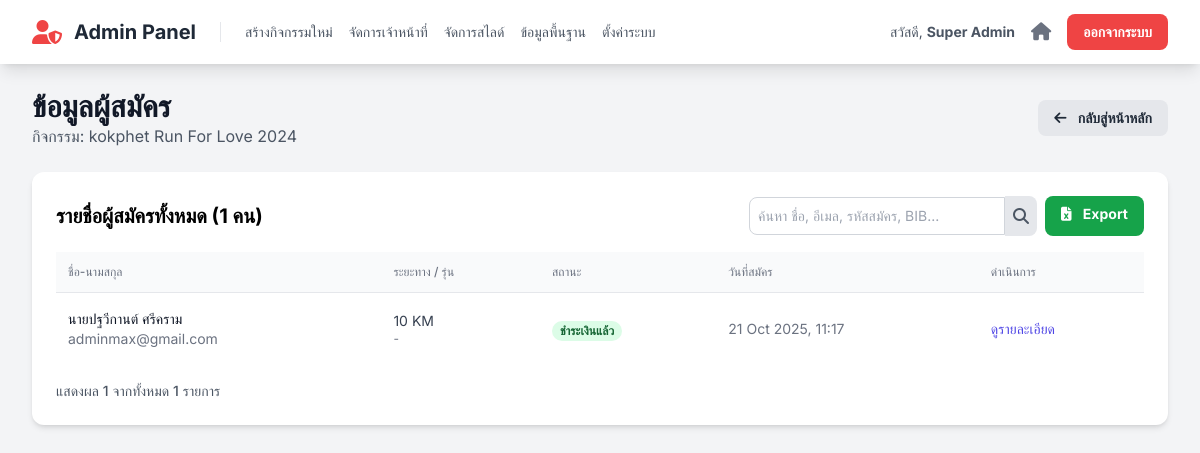
The app's page /admin/registrants.php?event_id=1 (signed in) with its own data.
### tables this page shows
CREATE TABLE `events` (
  `id` int(11) NOT NULL,
  `event_code` varchar(50) NOT NULL COMMENT 'รหัสอ้างอิงกิจกรรม เช่น sskpa-run-25',
  `name` varchar(255) NOT NULL COMMENT 'ชื่อกิจกรรม',
  `slogan` varchar(255) DEFAULT NULL,
  `theme_color` varchar(20) NOT NULL DEFAULT 'indigo',
  `color_code` varchar(7) NOT NULL DEFAULT '#4f46e5',
  `logo_text` varchar(100) DEFAULT NULL,
  `is_visible` tinyint(1) NOT NULL DEFAULT 1,
  `is_cancelled` tinyint(1) NOT NULL DEFAULT 0,
  `sort_order` int(11) NOT NULL DEFAULT 0,
  `is_registration_open` tinyint(1) NOT NULL DEFAULT 0 COMMENT '0=ปิด, 1=เปิด',
  `organizer` varchar(255) DEFAULT NULL,
  `organizer_phone` varchar(50) DEFAULT NULL,
  `organizer_email` varchar(100) DEFAULT NULL,
  `organizer_line_id` varchar(100) DEFAULT NULL,
  `organizer_logo_url` text DEFAULT NULL,
  `contact_person_name` varchar(255) DEFAULT NULL,
  `contact_person_phone` varchar(50) DEFAULT NULL,
  `payment_bank` varchar(100) DEFAULT NULL,
  `payment_account_name` varchar(255) DEFAULT NULL,
  `payment_account_number` varchar(50) DEFAULT NULL,
  `payment_qr_code_url` text DEFAULT NULL,
  `start_date` datetime NOT NULL,
  `cover_image_url` text DEFAULT NULL,
  `card_thumbnail_url` text DEFAULT NULL,
  `map_embed_url` text DEFAULT NULL,
  `map_direction_url` text DEFAULT NULL,
  `description` text DEFAULT NULL,
  `awards_description` text DEFAULT NULL,
  `bib_prefix` varchar(20) DEFAULT NULL COMMENT 'คำนำหน้า BIB',
  `bib_start_number` int(11) NOT NULL DEFAULT 1 COMMENT 'เลข BIB เริ่มต้น',
  `bib_padding` int(11) NOT NULL DEFAULT 4 COMMENT 'จำนวนหลักของเลข BIB',
  `bib_next_number` int(11) DEFAULT NULL COMMENT 'เลข BIB ลำดับถัดไปที่จะใช้',
  `corral_settings` longtext DEFAULT NULL COMMENT 'การตั้งค่ากลุ่มปล่อยตัว' CHECK (json_valid(`corral_settings`)),
  `bib_background_url` text DEFAULT NULL COMMENT 'Path to custom BIB background image'
);

CREATE TABLE `registrations` (
  `id` int(11) NOT NULL,
  `registration_code` varchar(20) NOT NULL COMMENT 'รหัสการสมัคร เช่น R001',
  `user_id` int(11) DEFAULT NULL COMMENT 'เชื่อมกับตาราง users ถ้าสมัครแบบ login',
  `event_id` int(11) NOT NULL,
  `distance_id` int(11) NOT NULL,
  `race_category_id` int(11) DEFAULT NULL,
  `bib_number` varchar(20) DEFAULT NULL,
  `corral` varchar(10) DEFAULT NULL COMMENT 'กลุ่มปล่อยตัวที่นักวิ่งถูกจัดให้อยู่',
  `shirt_size` varchar(10) NOT NULL,
  `status` enum('รอชำระเงิน','รอตรวจสอบ','ชำระเงินแล้ว') NOT NULL DEFAULT 'รอชำระเงิน',
  `payment_slip_url` text DEFAULT NULL,
  `registered_at` timestamp NOT NULL DEFAULT current_timestamp(),
  `title` varchar(50) NOT NULL,
  `first_name` varchar(255) NOT NULL,
  `last_name` varchar(255) NOT NULL,
  `gender` varchar(50) DEFAULT NULL,
  `email` varchar(255) NOT NULL,
  `phone` varchar(50) NOT NULL,
  `line_id` varchar(100) DEFAULT NULL,
  `thai_id` varchar(13) NOT NULL,
  `birth_date` date DEFAULT NULL,
  `disease` varchar(255) DEFAULT 'ไม่มีโรคประจำตัว',
  `disease_detail` text DEFAULT NULL,
  `emergency_contact_name` varchar(255) DEFAULT NULL,
  `emergency_contact_phone` varchar(50) DEFAULT NULL
);

CREATE TABLE `distances` (
  `id` int(11) NOT NULL,
  `event_id` int(11) NOT NULL,
  `name` varchar(100) NOT NULL COMMENT 'ชื่อระยะทาง เช่น 10 KM',
  `price` decimal(10,2) NOT NULL COMMENT 'ค่าสมัคร',
  `category` varchar(100) DEFAULT NULL COMMENT 'ประเภท เช่น Fun Run',
  `bib_color` varchar(7) DEFAULT '#4f46e5' COMMENT 'รหัสสีสำหรับพื้นหลัง BIB ของระยะนี้',
  `bib_prefix` varchar(20) DEFAULT NULL COMMENT 'คำนำหน้าเลข BIB สำหรับระยะนี้',
  `bib_start_number` int(11) DEFAULT 1 COMMENT 'เลข BIB เริ่มต้นสำหรับระยะนี้',
  `bib_padding` int(11) DEFAULT 4 COMMENT 'จำนวนหลักของเลข BIB',
  `bib_next_number` int(11) DEFAULT NULL COMMENT 'เลข BIB ลำดับถัดไปที่จะใช้'
);

### functions.php (called while the page is built, shortened)
<?php
function e($data) {
    return htmlspecialchars($data ?? '', ENT_QUOTES, 'UTF-8');
}
?>

### admin/registrants.php (the view, shortened to what this page needs)
<?php
require_once '../config.php';
require_once '../functions.php';
$event_id = intval($_GET['event_id']);
$event_stmt = $mysqli->prepare("SELECT name FROM events WHERE id = ?");
$event_stmt->bind_param("i", $event_id);
$event_stmt->execute();
$event_result = $event_stmt->get_result();
$event = $event_result->fetch_assoc();
$event_name = $event['name'];
$limit = 10;
$page = isset($_GET['page']) && is_numeric($_GET['page']) ? (int)$_GET['page'] : 1;
$offset = ($page - 1) * $limit;
$search_term = isset($_GET['search']) ? trim($_GET['search']) : '';
$base_query = "FROM registrations r
               JOIN distances d ON r.distance_id = d.id
               LEFT JOIN race_categories rc ON r.race_category_id = rc.id
               WHERE r.event_id = ?";
$where_clause = '';
$params_where = [$event_id];
$types_where = 'i';
$count_query = "SELECT COUNT(r.id) " . $base_query . $where_clause;
$count_stmt = $mysqli->prepare($count_query);
$count_stmt->bind_param($types_where, ...$params_where);
$count_stmt->execute();
$total_records = $count_stmt->get_result()->fetch_row()[0];
$select_fields = "SELECT r.id, r.title, r.first_name, r.last_name, r.email, r.status, r.registered_at, d.name as distance_name, rc.name as category_name ";
$limit_clause = " ORDER BY r.registered_at DESC LIMIT ? OFFSET ?";
$params_main = $params_where;
$types_main = $types_where;
$params_main[] = $limit;
$params_main[] = $offset;
$types_main .= 'ii';
$registrants_query = $select_fields . $base_query . $where_clause . $limit_clause;
$registrants_stmt = $mysqli->prepare($registrants_query);
$registrants_stmt->bind_param($types_main, ...$params_main);
$registrants_stmt->execute();
$registrants = $registrants_stmt->get_result()->fetch_all(MYSQLI_ASSOC);
include 'partials/header.php';
?>
<div class="flex justify-between items-center mb-6">
    <div>
        <h1 class="text-3xl font-bold text-gray-900">ข้อมูลผู้สมัคร</h1>
        <p class="text-gray-600">กิจกรรม: <?= e($event_name) ?></p>
    </div>
    <a href="index.php" class="bg-gray-200 hover:bg-gray-300 text-gray-800 font-bold py-2 px-4 rounded-lg text-sm">
        <i class="fa-solid fa-arrow-left mr-2"></i> กลับสู่หน้าหลัก
    </a>
</div>
<div class="bg-white p-6 rounded-xl shadow-md">
    <div class="mb-4 flex flex-col md:flex-row justify-between items-center gap-4">
        <h2 class="text-xl font-bold">รายชื่อผู้สมัครทั้งหมด (<?= number_format($total_records) ?> คน)</h2>
        <div class="flex gap-2">
            <form action="registrants.php" method="GET" class="flex items-center">
                <input type="text" name="search" value="<?= e($search_term) ?>" placeholder="ค้นหา ชื่อ, อีเมล, รหัสสมัคร, BIB..." class="border border-gray-300 rounded-l-lg p-2 text-sm w-64">
                <button type="submit" class="bg-gray-200 hover:bg-gray-300 p-2 rounded-r-lg text-gray-600"><i class="fa fa-search"></i></button>
            </form>
            <a href="../actions/export_registrants.php?event_id=<?= e($event_id) ?>&search=<?= urlencode($search_term) ?>" class="bg-green-600 hover:bg-green-700 text-white font-bold py-2 px-4 rounded-lg text-sm">
                <i class="fa-solid fa-file-excel mr-2"></i> Export
            </a>
        </div>
    </div>
    <div class="overflow-x-auto">
        <table class="min-w-full divide-y divide-gray-200">
            <thead class="bg-gray-50">
                <tr>
                    <th class="px-3 py-3 text-left text-xs font-medium text-gray-500 uppercase">ชื่อ-นามสกุล</th>
                    <th class="px-3 py-3 text-left text-xs font-medium text-gray-500 uppercase">ระยะทาง / รุ่น</th>
                    <th class="px-3 py-3 text-left text-xs font-medium text-gray-500 uppercase">สถานะ</th>
                    <th class="px-3 py-3 text-left text-xs font-medium text-gray-500 uppercase">วันที่สมัคร</th>
                    <th class="px-3 py-3 text-left text-xs font-medium text-gray-500 uppercase">ดำเนินการ</th>
                </tr>
            </thead>
            <tbody class="bg-white divide-y divide-gray-200">
                <?php if (empty($registrants)): ?>
                    <tr><td colspan="5" class="text-center py-6 text-gray-500">ไม่พบข้อมูลผู้สมัครที่ตรงกับเงื่อนไข</td></tr>
                <?php else: ?>
                    <?php foreach($registrants as $reg):
                        $status_color = 'gray';
                        if ($reg['status'] == 'ชำระเงินแล้ว') $status_color = 'green';
                    ?>
                    <tr>
                        <td class="px-3 py-4 whitespace-nowrap">
                            <div class="text-sm font-medium text-gray-900"><?= e($reg['title'] . $reg['first_name'] . ' ' . $reg['last_name']) ?></div>
                            <div class="text-sm text-gray-500"><?= e($reg['email']) ?></div>
                        </td>
                        <td class="px-3 py-4 whitespace-nowrap text-sm text-gray-700">
                            <div><?= e($reg['distance_name']) ?></div>
                            <div class="text-xs text-gray-500"><?= e($reg['category_name'] ?: '-') ?></div>
                        </td>
                        <td class="px-3 py-4 whitespace-nowrap">
                            <span class="px-2 inline-flex text-xs leading-5 font-semibold rounded-full bg-<?= $status_color ?>-100 text-<?= $status_color ?>-800">
                                <?= e($reg['status']) ?>
                            </span>
                        </td>
                        <td class="px-3 py-4 whitespace-nowrap text-sm text-gray-500">
                            <?= date("d M Y, H:i", strtotime($reg['registered_at'])) ?>
                        </td>
                        <td class="px-3 py-4 whitespace-nowrap text-sm font-medium">
                            <a href="registrant_detail.php?reg_id=<?= e($reg['id']) ?>" class="text-indigo-600 hover:text-indigo-900">ดูรายละเอียด</a>
                        </td>
                    </tr>
                    <?php endforeach; ?>
                <?php endif; ?>
            </tbody>
        </table>
    </div>
    <div class="mt-4 flex justify-between items-center text-sm">
        <p class="text-gray-600">
            แสดงผล <span class="font-medium"><?= count($registrants) ?></span> จากทั้งหมด <span class="font-medium"><?= number_format($total_records) ?></span> รายการ
        </p>
    </div>
</div>
<?php
include 'partials/footer.php';
?>

### admin/partials/header.php (style rules this page uses)
body { font-family: 'Inter', 'Sarabun', sans-serif; }

### records on screen
events: name "kokphet Run For Love 2024"
registrations: title+first_name+last_name "นายปฐวีกานต์ ศรีคราม", email "adminmax@gmail.com", distance.name "10 KM", category_name "-", status "ชำระเงินแล้ว", registered_at "21 Oct 2025, 11:17"

### other values on screen
$staff_info['full_name'] "Super Admin"
$total_records "1"
count($registrants) "1"
